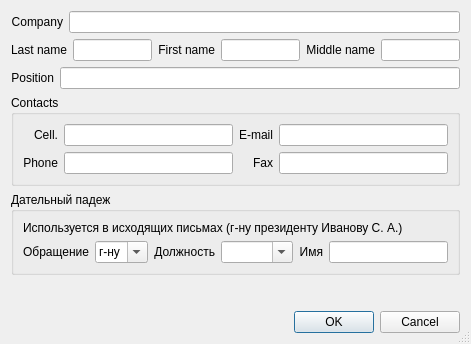
<?xml version="1.0" encoding="UTF-8"?>
<ui version="4.0">
 <class>OrgPersonDlg</class>
 <widget class="QDialog" name="OrgPersonDlg">
  <property name="geometry">
   <rect>
    <x>0</x>
    <y>0</y>
    <width>471</width>
    <height>344</height>
   </rect>
  </property>
  <property name="windowTitle">
   <string>Employee of company</string>
  </property>
  <property name="locale">
   <locale language="English" country="UnitedStates"/>
  </property>
  <property name="sizeGripEnabled">
   <bool>true</bool>
  </property>
  <layout class="QVBoxLayout" name="verticalLayout_3">
   <item>
    <layout class="QHBoxLayout" name="horizontalLayout_2">
     <item>
      <widget class="QLabel" name="label_3">
       <property name="text">
        <string>Company</string>
       </property>
       <property name="alignment">
        <set>Qt::AlignRight|Qt::AlignTrailing|Qt::AlignVCenter</set>
       </property>
      </widget>
     </item>
     <item>
      <widget class="QLineEdit" name="leCustomer">
       <property name="readOnly">
        <bool>true</bool>
       </property>
      </widget>
     </item>
    </layout>
   </item>
   <item>
    <layout class="QHBoxLayout" name="horizontalLayout">
     <item>
      <widget class="QLabel" name="label">
       <property name="text">
        <string>Last name</string>
       </property>
       <property name="alignment">
        <set>Qt::AlignRight|Qt::AlignTrailing|Qt::AlignVCenter</set>
       </property>
      </widget>
     </item>
     <item>
      <widget class="QLineEdit" name="leLastName"/>
     </item>
     <item>
      <widget class="QLabel" name="label_2">
       <property name="text">
        <string>First name</string>
       </property>
       <property name="alignment">
        <set>Qt::AlignRight|Qt::AlignTrailing|Qt::AlignVCenter</set>
       </property>
      </widget>
     </item>
     <item>
      <widget class="QLineEdit" name="leFirstName"/>
     </item>
     <item>
      <widget class="QLabel" name="lblMidName">
       <property name="text">
        <string>Middle name</string>
       </property>
       <property name="alignment">
        <set>Qt::AlignRight|Qt::AlignTrailing|Qt::AlignVCenter</set>
       </property>
      </widget>
     </item>
     <item>
      <widget class="QLineEdit" name="leMidName"/>
     </item>
    </layout>
   </item>
   <item>
    <layout class="QHBoxLayout" name="horizontalLayout_3">
     <item>
      <widget class="QLabel" name="label_4">
       <property name="text">
        <string>Position</string>
       </property>
       <property name="alignment">
        <set>Qt::AlignRight|Qt::AlignTrailing|Qt::AlignVCenter</set>
       </property>
      </widget>
     </item>
     <item>
      <widget class="QLineEdit" name="lePosition"/>
     </item>
    </layout>
   </item>
   <item>
    <widget class="QGroupBox" name="groupBox">
     <property name="title">
      <string>Contacts</string>
     </property>
     <layout class="QVBoxLayout" name="verticalLayout">
      <item>
       <layout class="QGridLayout" name="gridLayout">
        <item row="1" column="0">
         <widget class="QLabel" name="label_5">
          <property name="text">
           <string>Phone</string>
          </property>
          <property name="alignment">
           <set>Qt::AlignRight|Qt::AlignTrailing|Qt::AlignVCenter</set>
          </property>
         </widget>
        </item>
        <item row="1" column="1">
         <widget class="QLineEdit" name="lePhone1">
          <property name="alignment">
           <set>Qt::AlignCenter</set>
          </property>
         </widget>
        </item>
        <item row="1" column="2">
         <widget class="QLabel" name="label_6">
          <property name="text">
           <string>Fax</string>
          </property>
          <property name="alignment">
           <set>Qt::AlignRight|Qt::AlignTrailing|Qt::AlignVCenter</set>
          </property>
         </widget>
        </item>
        <item row="1" column="3">
         <widget class="QLineEdit" name="lePhone2">
          <property name="alignment">
           <set>Qt::AlignCenter</set>
          </property>
         </widget>
        </item>
        <item row="0" column="1">
         <widget class="QLineEdit" name="lePhoneMob">
          <property name="alignment">
           <set>Qt::AlignCenter</set>
          </property>
         </widget>
        </item>
        <item row="0" column="0">
         <widget class="QLabel" name="label_7">
          <property name="text">
           <string>Cell.</string>
          </property>
          <property name="alignment">
           <set>Qt::AlignRight|Qt::AlignTrailing|Qt::AlignVCenter</set>
          </property>
         </widget>
        </item>
        <item row="0" column="2">
         <widget class="QLabel" name="label_8">
          <property name="text">
           <string>E-mail</string>
          </property>
          <property name="alignment">
           <set>Qt::AlignRight|Qt::AlignTrailing|Qt::AlignVCenter</set>
          </property>
         </widget>
        </item>
        <item row="0" column="3">
         <widget class="QLineEdit" name="leEmail">
          <property name="alignment">
           <set>Qt::AlignCenter</set>
          </property>
         </widget>
        </item>
       </layout>
      </item>
     </layout>
    </widget>
   </item>
   <item>
    <widget class="QGroupBox" name="gbDP">
     <property name="title">
      <string>Дательный падеж</string>
     </property>
     <layout class="QVBoxLayout" name="verticalLayout_2">
      <item>
       <widget class="QLabel" name="label_12">
        <property name="text">
         <string>Используется в исходящих письмах (г-ну президенту Иванову С. А.)</string>
        </property>
       </widget>
      </item>
      <item>
       <layout class="QHBoxLayout" name="horizontalLayout_4">
        <item>
         <widget class="QLabel" name="label_9">
          <property name="text">
           <string>Обращение</string>
          </property>
          <property name="alignment">
           <set>Qt::AlignRight|Qt::AlignTrailing|Qt::AlignVCenter</set>
          </property>
         </widget>
        </item>
        <item>
         <widget class="QComboBox" name="cbMastD">
          <property name="editable">
           <bool>true</bool>
          </property>
          <property name="sizeAdjustPolicy">
           <enum>QComboBox::AdjustToContents</enum>
          </property>
          <item>
           <property name="text">
            <string>г-ну</string>
           </property>
          </item>
          <item>
           <property name="text">
            <string>г-же</string>
           </property>
          </item>
         </widget>
        </item>
        <item>
         <widget class="QLabel" name="label_10">
          <property name="text">
           <string>Должность</string>
          </property>
          <property name="alignment">
           <set>Qt::AlignRight|Qt::AlignTrailing|Qt::AlignVCenter</set>
          </property>
         </widget>
        </item>
        <item>
         <widget class="QComboBox" name="cbPostD">
          <property name="editable">
           <bool>true</bool>
          </property>
          <property name="sizeAdjustPolicy">
           <enum>QComboBox::AdjustToContents</enum>
          </property>
         </widget>
        </item>
        <item>
         <widget class="QLabel" name="label_11">
          <property name="text">
           <string>Имя</string>
          </property>
          <property name="alignment">
           <set>Qt::AlignRight|Qt::AlignTrailing|Qt::AlignVCenter</set>
          </property>
         </widget>
        </item>
        <item>
         <widget class="QLineEdit" name="leFioD"/>
        </item>
       </layout>
      </item>
     </layout>
    </widget>
   </item>
   <item>
    <spacer name="verticalSpacer">
     <property name="orientation">
      <enum>Qt::Vertical</enum>
     </property>
     <property name="sizeHint" stdset="0">
      <size>
       <width>20</width>
       <height>40</height>
      </size>
     </property>
    </spacer>
   </item>
   <item>
    <widget class="QDialogButtonBox" name="buttonBox">
     <property name="orientation">
      <enum>Qt::Horizontal</enum>
     </property>
     <property name="standardButtons">
      <set>QDialogButtonBox::Cancel|QDialogButtonBox::Ok</set>
     </property>
    </widget>
   </item>
  </layout>
 </widget>
 <resources/>
 <connections>
  <connection>
   <sender>buttonBox</sender>
   <signal>accepted()</signal>
   <receiver>OrgPersonDlg</receiver>
   <slot>Accept()</slot>
   <hints>
    <hint type="sourcelabel">
     <x>248</x>
     <y>254</y>
    </hint>
    <hint type="destinationlabel">
     <x>157</x>
     <y>274</y>
    </hint>
   </hints>
  </connection>
  <connection>
   <sender>buttonBox</sender>
   <signal>rejected()</signal>
   <receiver>OrgPersonDlg</receiver>
   <slot>reject()</slot>
   <hints>
    <hint type="sourcelabel">
     <x>316</x>
     <y>260</y>
    </hint>
    <hint type="destinationlabel">
     <x>286</x>
     <y>274</y>
    </hint>
   </hints>
  </connection>
 </connections>
 <slots>
  <slot>Accept()</slot>
 </slots>
</ui>
